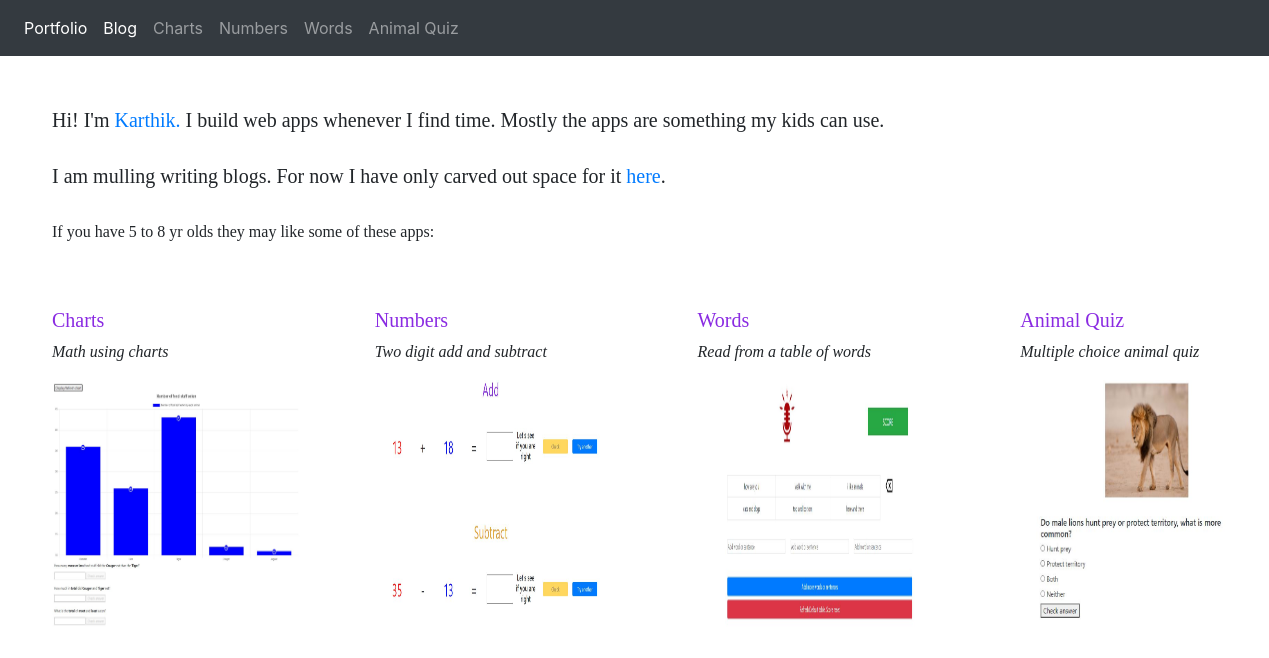
The page / on the database its author committed.
### portfolio/models.py (models this page shows, shortened)
class Project(models.Model):
    title = models.CharField(max_length=100)
    description = models.CharField(max_length=250)
    image = models.ImageField(upload_to='portfolio/images/')
    url= models.URLField(blank=True)

### portfolio/views.py (the view)
# urls.py: 2. Add a URL to urlpatterns:  path('', views.home, name='home')
def home(request):
    projects = Project.objects.all()
    return render(request, 'portfolio/home.html', {'projects':projects})

### portfolio/templates/portfolio/home.html
{% extends 'portfolio/base.html' %}
{% block content %}
    <div class="container-fluid mx-5 p-1">
        <div class="row">
            <div class="col">
                <h5>Hi! I'm <a href="https://www.linkedin.com/in/karthiksuri/">Karthik.</a> I build web apps whenever I find time. Mostly the apps are something my kids can use.</h3>
                <br>
                <h5>I am mulling writing blogs. For now I have only carved out space for it <a href="{% url 'blog:all_blogs' %}">here</a>.</h5>
                <br>
                <p>If you have 5 to 8 yr olds they may like some of these apps: </p>
                <br>
                <br>
            </div>
        </div>
        <div class="row">
            {% for project in projects %}
                <div class="col">
                    <h5 style="color:blueviolet">{{ project.title }}</h5>
                    <p><em>{{ project.description }}</em></p>
                    <a href="{{ project.url }}">
                        <img src="{{ project.image.url }}" height=250, width=250>
                    </a>
                </div>
            {% endfor %}
        </div>
    </div>
{% endblock %}

### portfolio/templates/portfolio/base.html (shortened to what this page needs)
<!doctype html>
<html lang="en">
  <head>
    <link rel="stylesheet" href="https://stackpath.bootstrapcdn.com/bootstrap/4.5.2/css/bootstrap.min.css">
  </head>
  <body>
    <nav class="navbar navbar-expand-sm bg-dark navbar-dark" style="font-size: 1rem;">
        <ul class="navbar-nav">
          <li class="nav-item">
            <a class="nav-link active" href="{% url 'home' %}">Portfolio</a>
          </li>
          <li class="nav-item">
            <a class="nav-link active" href="{% url 'blog:all_blogs' %}">Blog</a>
          </li>
          <li class="nav-item">
            <a class="nav-link" href="http://www.karthiksuri.com/quiz">Charts</a>
          </li>
          <li class="nav-item">
            <a class="nav-link " href="http://www.karthiksuri.com/teju">Numbers</a>
          </li>
          <li class="nav-item">
            <a class="nav-link" href="http://www.tableofwords.com">Words</a>
          </li>
          <li class="nav-item">
            <a class="nav-link" href="http://karthiksuri.com/animalquiz">Animal Quiz</a>
          </li>
        </ul>
      </nav>
      <br>
      <br>
    {% block content %} {% endblock %}
  </body>
</html>

### portfolio/templates/portfolio/base.html (style rules this page uses)
h5, p { font-family: 'Zilla Slab', serif; }

### rows shown on the page
Project: title "Charts", description "Math using charts", image (picture)
Project: title "Numbers", description "Two digit add and subtract", image (picture)
Project: title "Words", description "Read from a table of words", image (picture)
Project: title "Animal Quiz", description "Multiple choice animal quiz", image (picture)
